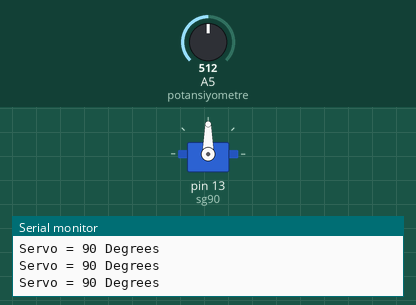
Simulated run of this sketch. Board: Arduino Uno, built with avr-gcc and run on an emulated ATmega328P. On the bench: servo, the last lines printed to the serial monitor. The test bench sets the inputs (shaded band); at power-on: A5 (potansiyometre) = 512.

Above: at 1.2 s.
1.3 s: A5 (potansiyometre) set to 61
At 1.8 s:
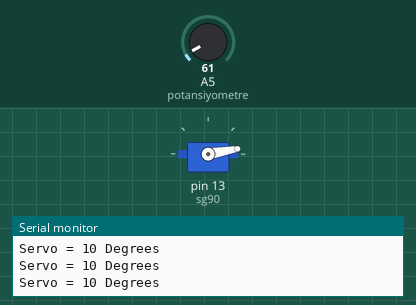
2.8 s: A5 (potansiyometre) set to 53
At 3.6 s:
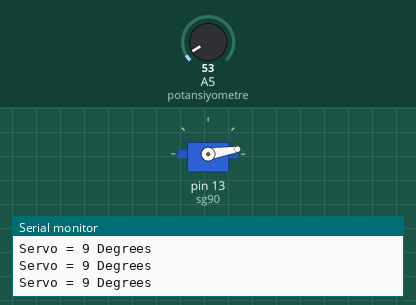
5.8 s: A5 (potansiyometre) set to 122
At 6.5 s:
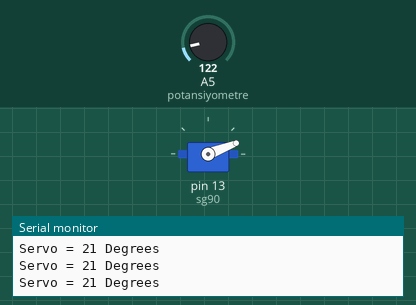
7.3 s: A5 (potansiyometre) set to 558
At 8.4 s:
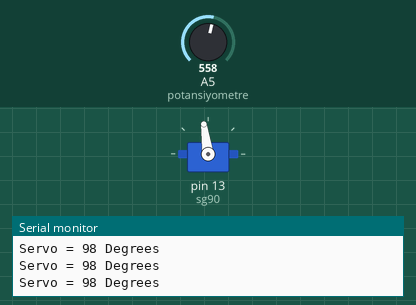
10.3 s: A5 (potansiyometre) set to 586
At 11.5 s:
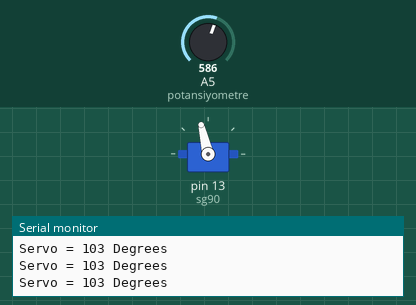
11.8 s: A5 (potansiyometre) set to 306
At 12.2 s:
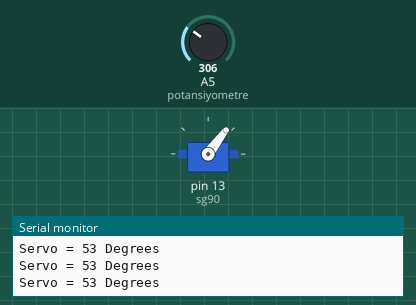
Timing chart, 0 to 14.3 s (numbered marks = the images above; inputs shaded):
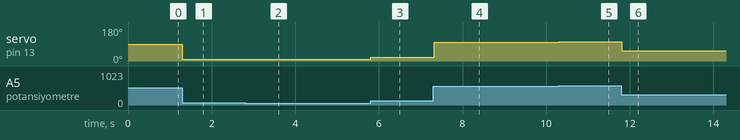

The sketch:

Potansiyometre_ile_servo_kontrol.ino
```cpp
#include<Servo.h>
Servo sg90;
const byte potansiyometre = A5;
int pot_deger;
void setup()
{
Serial.begin(9600);
sg90.attach(13);
}
void loop()
{
pot_deger = analogRead(potansiyometre);
int servo_deger = map(pot_deger , 0, 1023, 0, 180);
sg90.write(servo_deger);
Serial.print("Servo = ");
Serial.print(servo_deger);
Serial.println(" Degrees");
delay(15);
}
```

Measured:
- after the input at 1.3 s, servo on pin 13 (sg90): 90° → 10° at once
- after the input at 2.8 s, servo on pin 13 (sg90): 10° → 9° at once
- after the input at 5.8 s, servo on pin 13 (sg90): 9° → 21° at once
- after the input at 7.3 s, servo on pin 13 (sg90): 21° → 98° at once
- after the input at 10.3 s, servo on pin 13 (sg90): 98° → 103° at once
- after the input at 11.8 s, servo on pin 13 (sg90): 103° → 53° at once
